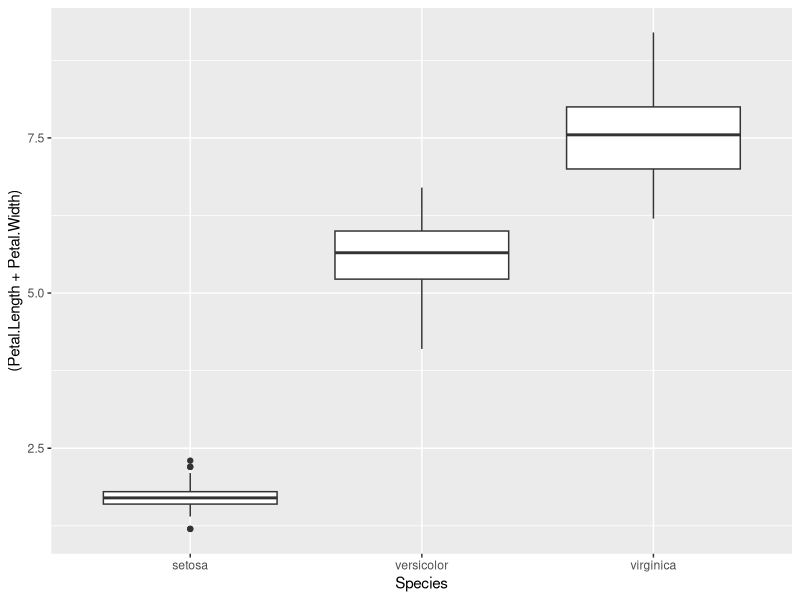
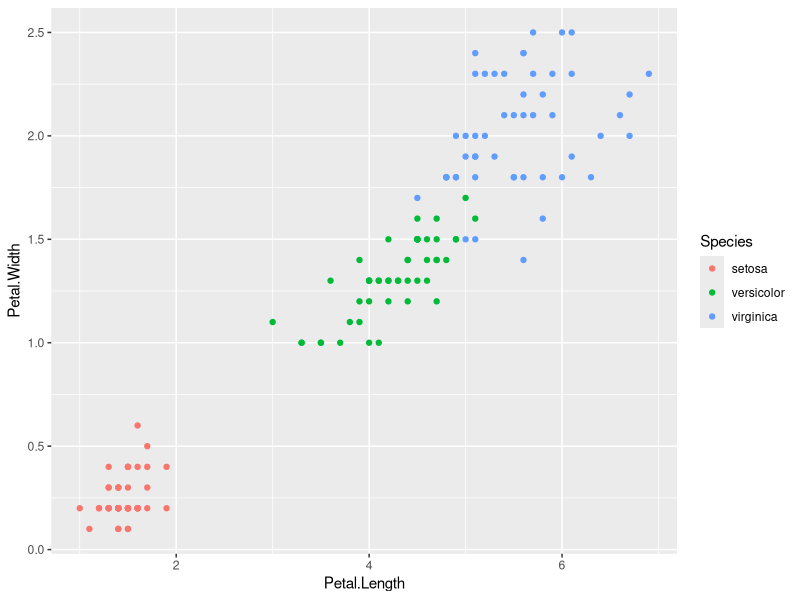
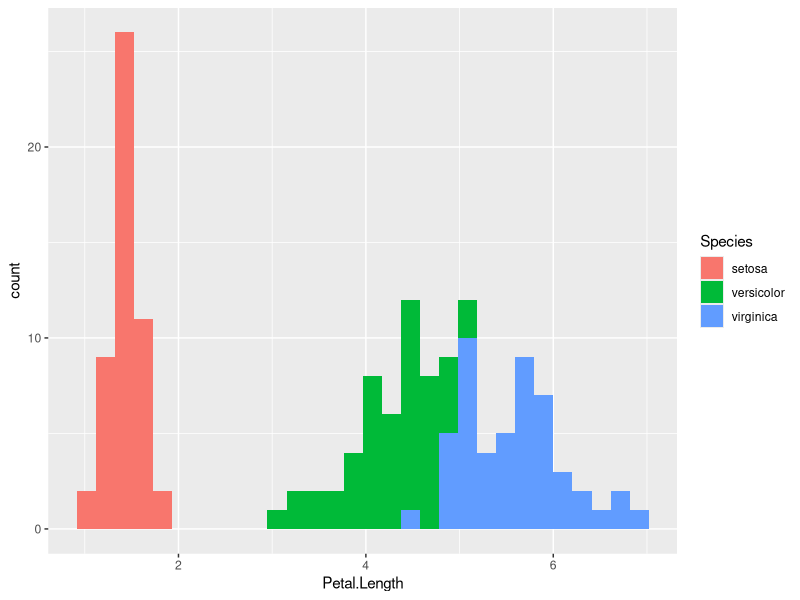
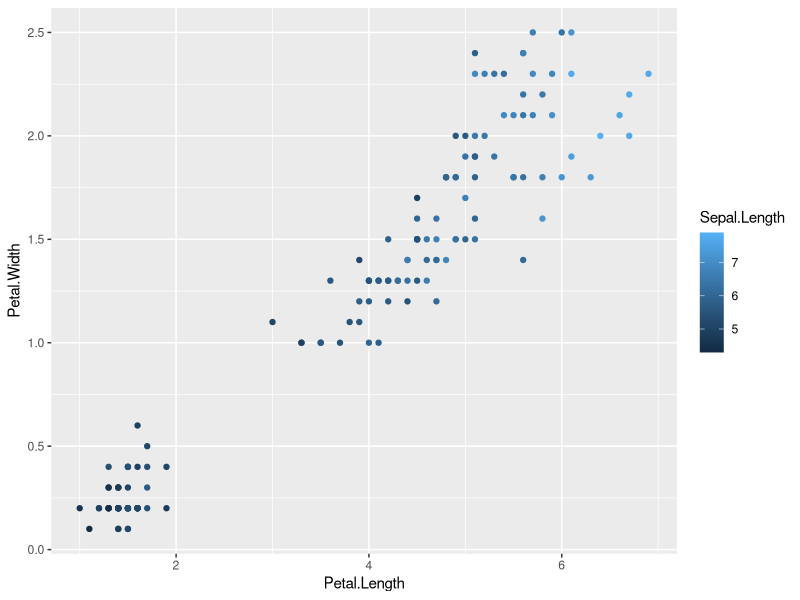
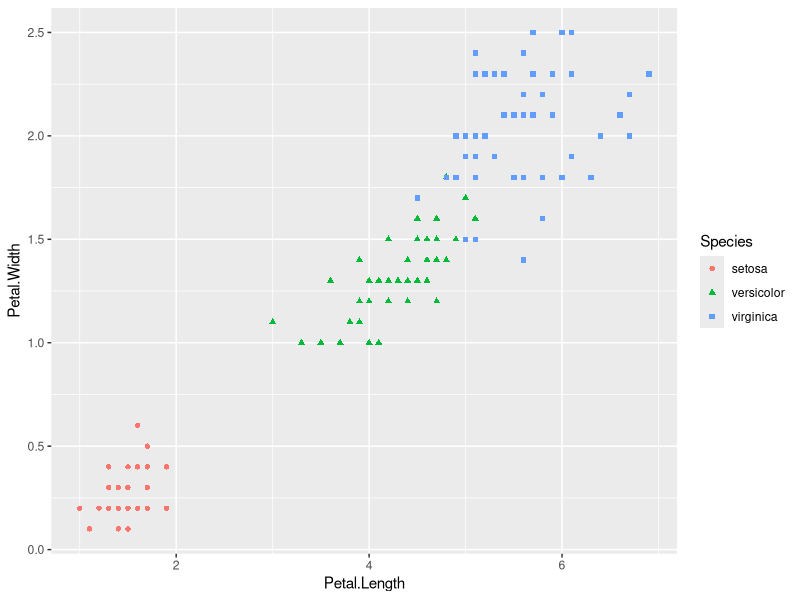
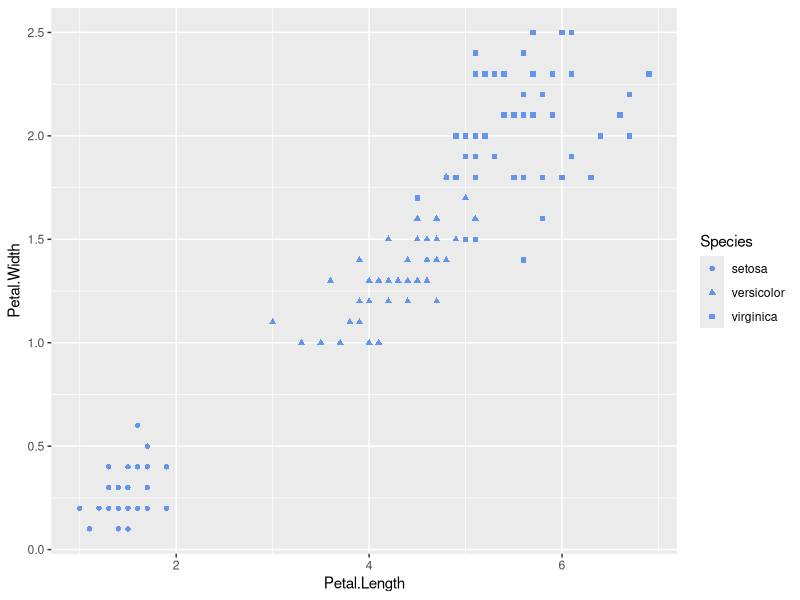
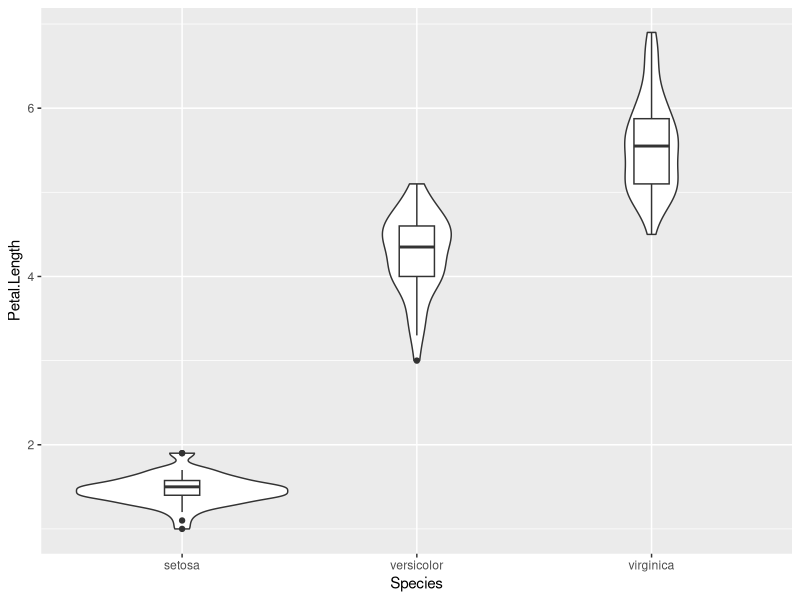
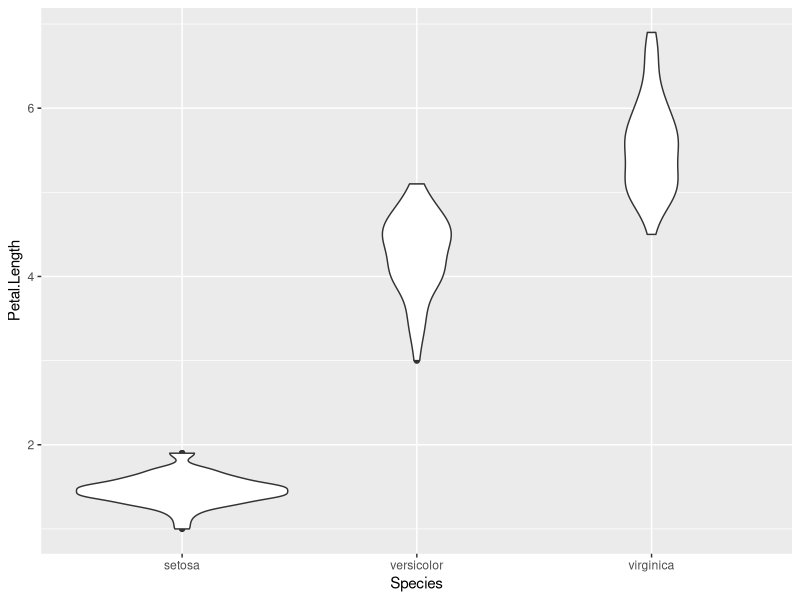

Source code (R) for these figures, in order:
## ---- chunk 1
knitr::opts_chunk$set(echo = TRUE, warning = FALSE, message = FALSE, fig.align = "center")
## ---- chunk 2
library("tidyverse")
library("cowplot")
## ---- chunk 3
data(iris)
head(iris)
## ---- chunk 4
ggplot(iris, aes(x = Species, y = (Petal.Length + Petal.Width))) +
  geom_boxplot()
## ---- chunk 5
ggplot(iris, aes(x = Petal.Length, y = Petal.Width, colour = Species)) +
  geom_point()
## ---- chunk 6
ggplot(iris, aes(x = Petal.Length, fill = Species)) +
  geom_histogram()
## ---- chunk 7
ggplot(iris, aes(x = Petal.Length, y = Petal.Width, colour = Sepal.Length)) +
  geom_point()
## ---- chunk 8
ggplot(iris, aes(x = Petal.Length, y = Petal.Width, colour = Species, shape = Species)) +
  geom_point()
## ---- chunk 9
ggplot(iris, aes(x = Petal.Length, y = Petal.Width, shape = Species)) +
  geom_point(colour = "cornflowerblue")
## ---- chunk 10
ggplot(iris, aes(x = Species, y = Petal.Length)) +
  geom_violin() +
  geom_boxplot(width = .15)
## ---- chunk 11
ggplot(iris, aes(x = Species, y = Petal.Length)) +
  geom_boxplot(width = .15) +
  geom_violin()
## ---- chunk 12
ggplot(iris, aes(x = Species, y = Petal.Length)) +
  geom_boxplot(width = .15) +
  geom_violin(alpha = 0.5)
## ---- chunk 13
ggplot(iris, aes(x = Species, y = Petal.Length, fill = Species)) +
  geom_violin() +
  geom_boxplot(width = .15)
## ---- chunk 14
ggplot(iris, aes(x = Species, y = Petal.Length)) +
  geom_violin(aes(fill = Species)) +
  geom_boxplot(width = .15)
## ---- chunk 15
ggplot(iris, aes(x = Species, y = Petal.Length)) +
  geom_violin(aes(colour = Species)) +
  geom_boxplot(width = .15, aes(fill = Species))
## ---- chunk 16
ggplot(iris, aes(x = Petal.Length)) +
  geom_line(stat = "bin")
## ---- chunk 17
ggplot(iris, aes(x = Petal.Length)) +
  geom_line(stat = "bin", breaks = 0:8)
## ---- chunk 18
ggplot(iris, aes(x = Petal.Length, y = Petal.Width)) +
  geom_point() +
  geom_smooth()
## ---- chunk 19
ggplot(iris, aes(x = Petal.Length, y = Petal.Width)) +
  geom_point() +
  geom_smooth(method = "lm", formula = y ~ sqrt(x), level = .90)
## ---- chunk 20
ggplot(iris, aes(x = Petal.Length, y = Petal.Width)) +
  geom_smooth(method = "lm", colour = "grey70") +
  geom_point(aes(colour = Species))
## ---- chunk 21
df <- data.frame(value = rep(1:2, 8),
                 label = rep(c("A", "B"), times = c(10, 6)))
## ---- chunk 22
table(df)
## ---- chunk 23
ggplot(df, aes(x = value, fill = label)) +
  geom_histogram(alpha = 0.5)
## ---- chunk 24
ggplot(df, aes(x = value, fill = label)) +
  geom_histogram(position = "identity", alpha = 0.5)
## ---- chunk 25
ggplot(df, aes(x = factor(value), fill = label)) +
  geom_bar(position = "dodge")
## ---- chunk 26
ggplot(iris, aes(x = Petal.Length, fill = Species)) +
  geom_histogram(alpha = 0.5, position = "identity")
## ---- chunk 27
ggplot(iris, aes(x = Petal.Length)) +
  facet_wrap(~Species) +
  geom_histogram()
## ---- chunk 28
ggplot(iris, aes(x = Petal.Length)) +
  facet_grid((Petal.Width >= 1.5) ~ Species) +
  geom_histogram()
## ---- chunk 29
ggplot(iris, aes(x = Petal.Length, y = Petal.Width)) +
  facet_wrap(~Species, scales = "free") +
  geom_point(aes(colour = Species)) +
  geom_smooth(method = "lm")
## ---- chunk 30
species_labs <- c("setosa" = "I. setosa", "versicolor" = "I. versicolor", "virginica" = "I. virginica")
species_cols <- c("setosa" = "red", "versicolor" = "blue", "virginica" = "yellow")
## ---- chunk 31
ggplot(iris, aes(x = Species, y = Petal.Length, fill = Species)) +
  geom_boxplot() +
  scale_x_discrete("", labels = species_labs) +
  scale_y_continuous("Petal Length", limits = c(0, 8), breaks = 1:7) +
  scale_fill_manual("", values = species_cols, labels = species_labs)
## ---- chunk 32
species_cols <- c("setosa" = "#663171", "versicolor" = "#ea7428", "virginica" = "#0c7156")
## ---- chunk 33
ggplot(iris, aes(x = Petal.Length, y = Petal.Width)) +
  geom_smooth(method = "lm", colour = "grey70") +
  geom_point(aes(colour = Species)) +
  scale_x_continuous("Petal length (cm)", breaks = 0:7) +
  scale_y_continuous("Petal width (cm)", breaks = 0:3) +
  scale_colour_manual("Species", values = species_cols, labels = species_labs)
## ---- chunk 34
p <- ggplot(iris, aes(x = Petal.Length, y = Petal.Width, colour = Sepal.Length)) +
  geom_point()
## ---- chunk 35
p +
  scale_colour_continuous("Sepal length", 
                          breaks = c(4.3, 6.1, 7.9), labels = c(4.3, 6.1, 7.9), limits = c(4, 8), 
                          low = "blue", high = "red")
## ---- chunk 36
p +
  scale_colour_gradient2("Sepal length", 
                         breaks = c(4.3, 6.1, 7.9), labels = c(4.3, 6.1, 7.9), limits = c(4, 8), 
                         low = "blue", mid = "grey30", high = "red",
                         midpoint = 6.1)
## ---- chunk 37
ggplot(iris, aes(x = Petal.Length)) +
  facet_grid((Petal.Width >= 1.5) ~ Species) +
  geom_histogram()
## ---- chunk 38
width_labs <- c("TRUE" = "Wide petals", "FALSE" = "Narrow petals")
## ---- chunk 39
ggplot(iris, aes(x = Petal.Length)) +
  facet_grid((Petal.Width >= 1.5) ~ Species, 
             labeller = labeller(.rows = width_labs, Species = species_labs)) +
  geom_histogram() +
  scale_x_continuous("Petal length") +
  scale_y_continuous("Count")
## ---- chunk 40
p_scatter <- ggplot(iris, aes(x = Petal.Length, y = Petal.Width, colour = Species)) +
  ggtitle("Title", subtitle = "Optional descriptive subtitle") +
  geom_point() +
  annotate("rect", xmin = 0.8, xmax = 2.1, ymin = 0, ymax = .7, alpha = 0.2) +
  annotate("text", x = 1.5, y = 0.85, label = "smaller flowers")
p_scatter
## ---- chunk 41
ggplot(iris, aes(x = Petal.Length, fill = Species)) +
  ggtitle("Iris petal length differs by species") +
  geom_histogram(position = "identity", alpha = 0.7, binwidth = .25) +
  scale_x_continuous("Petal length (cm)", breaks = 0:7) +
  scale_y_continuous("Count") +
  scale_fill_manual("Species", values = species_cols, labels = species_labs)

ggplot(iris, aes(x = Petal.Length, y = Petal.Width)) +
  ggtitle("Iris petal length and width are correlated") +
  geom_smooth(method = "lm", colour = "grey70") +
  geom_point(aes(colour = Species)) +
  scale_x_continuous("Petal length (cm)", breaks = 0:7) +
  scale_y_continuous("Petal width (cm)", breaks = 0:3) +
  scale_colour_manual("Species", values = species_cols, labels = species_labs)
## ---- chunk 42
p_scatter
p_scatter + theme_bw()
p_scatter + theme_classic()
## ---- chunk 43
p_scatter + 
  theme_classic(base_size = 18) + theme(legend.position = "top")
## ---- chunk 44
theme_lvb <- theme_minimal(base_size = 10) +
  theme(
    text = element_text(color = "gray20"),
    # Legend
    legend.position = "top",
    legend.direction = "horizontal",
    legend.justification = 0.1,
    legend.title = element_blank(),
    # Axes
    axis.text = element_text(face = "italic"),
    axis.title.x = element_text(vjust = -1),        
    axis.title.y = element_text(vjust = 2),
    axis.ticks.x = element_line(color = "gray70", size = 0.2),
    axis.ticks.y = element_line(color = "gray70", size = 0.2),
    axis.line = element_line(color = "gray40", size = 0.3),
    axis.line.y = element_line(color = "gray40", size = 0.3),
    # Panel
    panel.grid.major = element_line(color = "gray70", size = 0.2),
    panel.grid.major.x = element_line(color = "gray70", size = 0.2))
## ---- chunk 45
p_scatter + theme_lvb
## ---- chunk 46
p1 <- ggplot(iris, aes(x = Species, y = Petal.Length)) + geom_boxplot()
p2 <- ggplot(iris, aes(x = Species, y = Petal.Width)) + geom_boxplot()
plot_grid(p1, p2, labels = c("A", "B"), label_size = 12)
## ---- chunk 47
p <- plot_grid(p1, p2, labels = c("A", "B"), label_size = 12)
q <- ggplot(iris, aes(x = Petal.Length, y = Petal.Width)) + 
  geom_point()

plot_grid(p, q, nrow = 2, labels = c("", "C"), label_size = 12, rel_heights = c(1, 2))
## ---- chunk 48
p1 <- ggplot(iris, aes(x = Petal.Length, fill = Species)) +
  theme_lvb + theme(legend.position = "none") +
  geom_histogram(position = "identity", alpha = 0.7, binwidth = .25) +
  scale_x_continuous("Petal length (cm)", breaks = 0:7) +
  scale_y_continuous("Count") +
  scale_fill_manual("Species", values = species_cols, labels = species_labs)
p2 <- ggplot(iris, aes(x = Petal.Width, fill = Species)) +
  theme_lvb + theme(legend.position = "none") +
  geom_histogram(position = "identity", alpha = 0.7, binwidth = .25) +
  scale_x_continuous("Petal width (cm)", breaks = 0:3) +
  scale_y_continuous("Count") +
  scale_fill_manual("Species", values = species_cols, labels = species_labs)
q <- ggplot(iris, aes(x = Petal.Length, y = Petal.Width)) +
  theme_lvb +
  geom_smooth(method = "lm", colour = "grey70") +
  geom_point(aes(colour = Species)) +
  scale_x_continuous("Petal length (cm)", breaks = 0:7) +
  scale_y_continuous("Petal width (cm)", breaks = 0:3) +
  scale_colour_manual("Species", values = species_cols, labels = species_labs)

p <- plot_grid(p1, p2, ncol = 1, labels = c("B", "C"), label_size = 11)
plot_grid(q, p, nrow =1, labels = c("A", ""), label_size = 11)
## ---- chunk 49
plot_save <- function(p, filename, size = 1, ar = 1, dev = "jpeg"){
  allowed_devs <- c("eps", "ps", "tex", "pdf", "jpeg", 
                    "tiff", "png", "bmp", "svg")
  if (!(dev %in% allowed_devs))
    stop("Invalid device.")
  if (dev != "jpeg" & !str_detect(filename, paste0("\\.", dev)))
    filename <- paste0(filename, ".", dev)
  if (dev == "jpeg" & !str_detect(filename, "\\.jpg|\\.jpeg"))
    filename <- paste0(filename, ".jpg")
  w <- round(180 * size)
  h <- w/ar
  ggsave(filename = filename,
         plot = p,
         width = w,
         height = h,
         units = "mm",
         device = dev)
}
